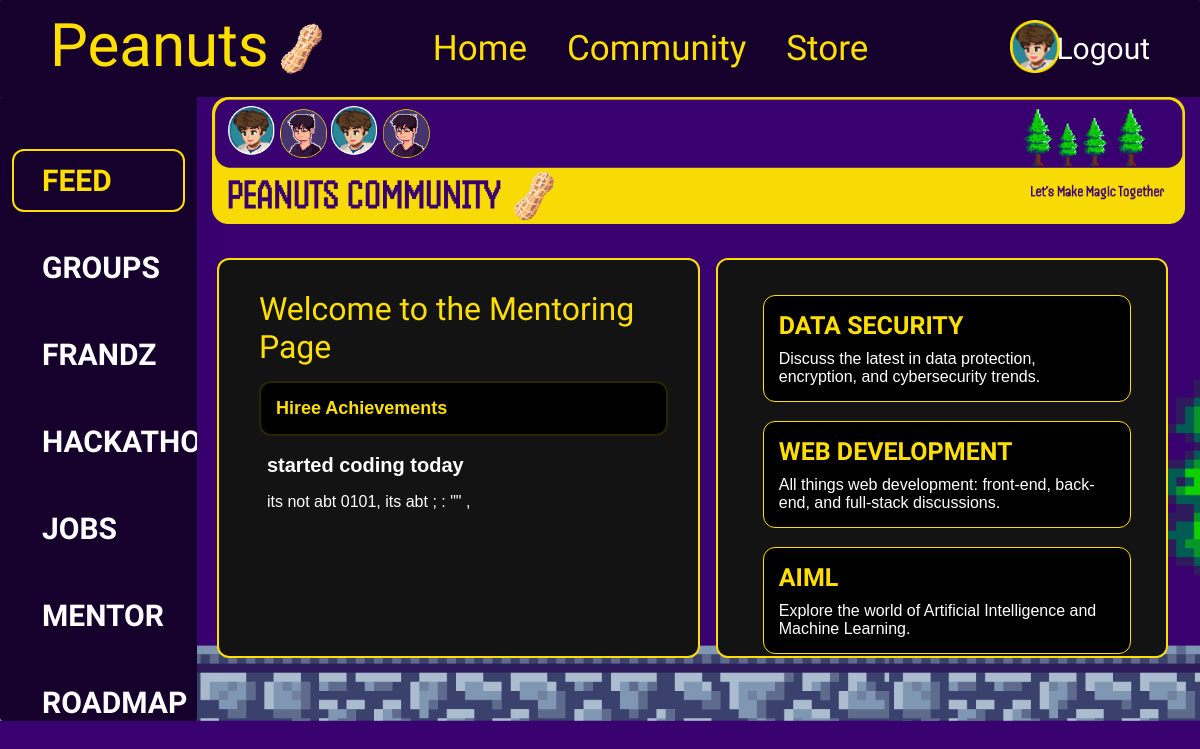
/accounts/community/feed/ (signed in), run on the app's committed database.
### mainApp/models.py (models this page shows, shortened)
class Achievement(models.Model):
    title = models.CharField(max_length=200)
    description = models.TextField()
    posted_at = models.DateTimeField(auto_now_add=True)

### mainApp/views.py (the view)
# urls.py: path('accounts/community/feed/', views.community_feed, name='community_feed'),
@login_required
def community_feed(request):
    achievements = Achievement.objects.all()
    context = {
        'achievements': achievements,
    }
    return render(request, 'community_feed.html', context)

### mainApp/templates/community_feed.html (shortened to what this page needs)
<!DOCTYPE html>
<html lang="en">
<head>
    {% load static %}
    <link rel="stylesheet" href="{% static 'index.css' %}">
    <link rel="stylesheet" href="{% static 'community.css' %}">
    <link rel="stylesheet" href="{% static 'cursor.css' %}">
</head>
<body>
    <div class="_3d-pixel-cursor__arrow">
        <header>
            <div class="logo">
                Peanuts
                <img class="logo_img" width="70px" src="{% static 'assets/peanut.png' %}" alt="">
            </div>
            <nav>
                <ul class="main_nav">
                    <li><a class="_3d-pixel-cursor__pointer" href="{% url 'home' %}">Home</a></li>
                    <li><a class="_3d-pixel-cursor__pointer" href="{% url 'community_page' %}">Community</a></li>
                    <li><a class="_3d-pixel-cursor__pointer" href="{% url 'store' %}">Store</a></li>
                </ul>
            </nav>
            <nav>
                <ul>
                    {% if user.is_authenticated %}
                    <li><a class="_3d-pixel-cursor__pointer" href="{% url 'profile' %}">
                            <img src="{% static 'assets/profile.png' %}"
                                style="position: absolute; right: 140px; top: 20px;" width="50px" alt="">
                        </a></li>
                    <li>
                        <form method="POST" action="{% url 'logout' %}" style="display:inline;">
                            <button type="submit" class="sign-up _3d-pixel-cursor__pointer"
                                style="background:none;border:none;color:#ffffff;cursor:pointer;">Logout</button>
                        </form>
                    </li>
                    {% else %}
                    <li><a class="_3d-pixel-cursor__pointer" class="sign-up" href="{% url 'login' %}">Login</a></li>
                    {% endif %}
                </ul>
            </nav>
        </header>
        <div class="main">
            <div class="sidebar">
                <ul>
                    <li><a href="{% url 'community_feed' %}" class="active _3d-pixel-cursor__pointer"><span>FEED</span></a></li>
                    <li><a href="{% url 'groups' %}" class=" _3d-pixel-cursor__pointer"><span>GROUPS</span></a></li>
                    <li><a href="{% url 'frandz' %}" class=" _3d-pixel-cursor__pointer"><span>FRANDZ</span></a></li>
                    <li><a href="{% url 'hackathons' %}" class=" _3d-pixel-cursor__pointer"><span>HACKATHONS</span></a></li>
                    <li><a href="{% url 'jobs' %}" class=" _3d-pixel-cursor__pointer"><span>JOBS</span></a></li>
                    <li><a href="{% url 'mentor' %}" class=" _3d-pixel-cursor__pointer"><span>MENTOR</span></a></li>
                    <li><a href="{% url 'roadmap' %}" class=" _3d-pixel-cursor__pointer"><span>ROADMAP</span></a></li>
                </ul>
            </div>
            <main>
                <img src="{% static 'assets/community_bar.png' %}" style="margin-left: 15px; margin-right: 15px;"
                    width="97%" alt="">
                <div class="page-content">
                    <div class="main-container">
                        <h1 class="community_heading">Welcome to the Mentoring Page</h1>
                        <div class="Available_Jobs">
                            <h2>Hiree Achievements</h2>
                            <ul class="jobs">
                                {% for achievement in achievements %}
                                <li class="job_description">
                                    <h3>{{ achievement.title }}</h3>
                                    <p>{{ achievement.description }}</p>
                                </li>
                                {% endfor %}
                            </ul>
                        </div>
                    </div>
                    <div class="side-container">
                        <section id="groups">
                            <div class="groups-list">
                                <div class="group">
                                    <h3>DATA SECURITY</h3>
                                    <p>Discuss the latest in data protection, encryption, and cybersecurity trends.</p>
                                </div>
                                <div class="group">
                                    <h3>WEB DEVELOPMENT</h3>
                                    <p>All things web development: front-end, back-end, and full-stack discussions.</p>
                                </div>
                                <div class="group">
                                    <h3>AIML</h3>
                                    <p>Explore the world of Artificial Intelligence and Machine Learning.</p>
                                </div>
                            </div>
                        </section>
                    </div>
                </div>
            </main>
        </div>
    </div>
</body>
</html>

### mainApp/static/index.css (style rules this page uses)
body { background:url("../static/assets/background.png"); background-size: cover; color: #fff; margin: 0; padding: 0; }
header { display: flex; align-items: center; justify-content: space-between; align-items: center; padding: 10px 50px; background-color: #16002C; }
.logo { display: flex; font-family: "Handjet", sans-serif; color: #ffdf00; font-size: 60px; }
.logo_img { width: 20%; margin-top: 10px; margin-bottom: 10px; }
nav ul { list-style: none; display: flex; gap: 40px; }
nav ul li a { color: #ffdf00; text-decoration: none; font-size: 35px; font-family: "Handjet", sans-serif; cursor: pointer; transition: 0.2s ease-in-out; }
.sign-up { background-color: #ccc; border: none; font-size: 30px; cursor: pointer; font-family: "Handjet", sans-serif; }
h2 { color: #ffdf00; margin-bottom: 10px; }
.main_nav { margin-right: 100px; }

### mainApp/static/community.css (style rules this page uses)
* { margin: 0; padding: 0; }
.main { height: calc(100% - 50px); display: flex; flex: 1; }
.sidebar { height: 78vh; width: 300px; box-sizing: border-box; box-shadow: 0 0 2rem 0 rgb(0 0 0 / 5%); overflow: hidden; transition: width 0.5s ease; background-color: #16002C; }
.sidebar ul { display: flex; flex-direction: column; margin-top: 40px; }
.sidebar ul li { display: flex; align-items: center; padding: 12px; }
.sidebar ul li a { font-family: "Handjet", sans-serif; font-weight: 600; color: #ffffff; border: 2px solid #16002C; border-radius: 12px; text-decoration: none; display: flex; align-items: center; width: 100%; white-space: nowrap; padding: 12px; transition: 0.2s ease-in-out; }
.sidebar ul li a.active, .sidebar ul li a:hover { border: 2px solid #ffdf00; border-radius: 12px; color: #ffdf00; }
.sidebar ul li span { margin-left: 16px; font-size: 30px; font-weight: 600; }
.page-content { padding: 10px 20px; display: flex; box-sizing: border-box; width: 100%; flex: 1; }
.page-content h1 { padding-bottom: 15px; font-weight: 400; }
.main-container { background-color: #131313; padding: 30px; padding-left: 40px; height: 42vh; border-radius: 12px; border: 2px solid #ffdf00; width: 65%; margin-top: 20px; }
.side-container { background-color: #131313; padding: 30px; padding-left: 40px; height: 42vh; border-radius: 12px; margin: 12px; margin-left: 16px; border: 2px solid #ffdf00; margin-top: 20px; }
.community_heading { color: #ffdf00; font-family: "Handjet", sans-serif; }
.Available_Jobs > h2 { background-color: #000000; font-size: 18px; padding: 15px; border-radius: 12px; border: 2px solid #ffdd002b; font-family: "Poppins", sans-serif; }
.job_description { padding-bottom: 11px; }
.job_description>h3 { font-size: 20px; padding: 8px; font-family:'Gill Sans', 'Gill Sans MT', Calibri, 'Trebuchet MS', sans-serif; text-decoration: none; }
.job_description>p { padding: 8px; padding-bottom: 4px; font-family: "Poppins", sans-serif; }

### mainApp/static/cursor.css (style rules this page uses)
div { position: relative; border-radius: 3px; overflow: auto; }
div:last-child { margin-bottom: 0; }
._3d-pixel-cursor__arrow { background-position: center; background-repeat: no-repeat; }
._3d-pixel-cursor__pointer { background-position: center; background-repeat: no-repeat; }

### mainApp/templates/community_feed.html (style rules this page uses)
.group { padding: 10px; background-color: black; margin: 5px; margin-bottom: 19px; border-radius: 12px; border:1px solid #ffdf00; transition: 0.2s ease-in-out; cursor: pointer; }
.group>h3 { color: #ffdf00; font-family: "Handjet", sans-serif; font-size: 25px; padding: 5px; }
.group>p { font-family:Arial, Helvetica, sans-serif; padding: 5px; }

### data on the page
Achievement: title "started coding today", description "its not abt 0101, its abt ; : \"\" ,"
